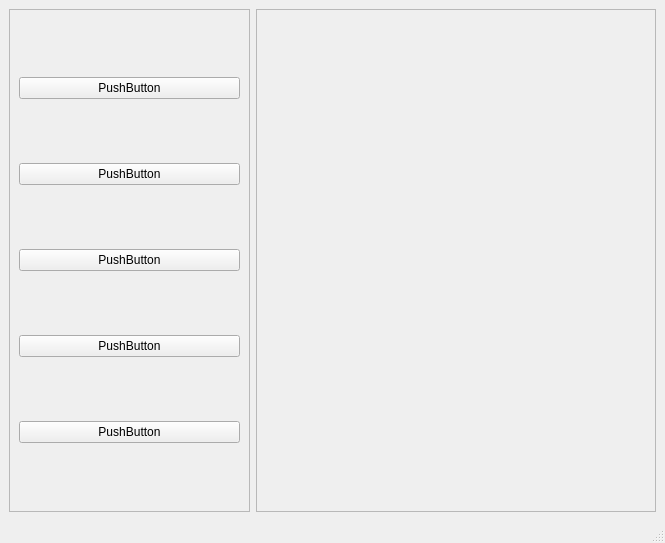
<?xml version="1.0" encoding="UTF-8"?>
<ui version="4.0">
 <class>MainWindow</class>
 <widget class="QMainWindow" name="MainWindow">
  <property name="geometry">
   <rect>
    <x>0</x>
    <y>0</y>
    <width>665</width>
    <height>543</height>
   </rect>
  </property>
  <property name="minimumSize">
   <size>
    <width>544</width>
    <height>473</height>
   </size>
  </property>
  <property name="windowTitle">
   <string>MainWindow</string>
  </property>
  <widget class="QWidget" name="centralwidget">
   <layout class="QHBoxLayout" name="horizontalLayout">
    <item>
     <widget class="QFrame" name="frame">
      <property name="minimumSize">
       <size>
        <width>241</width>
        <height>0</height>
       </size>
      </property>
      <property name="maximumSize">
       <size>
        <width>241</width>
        <height>16777215</height>
       </size>
      </property>
      <property name="frameShape">
       <enum>QFrame::Shape::StyledPanel</enum>
      </property>
      <property name="frameShadow">
       <enum>QFrame::Shadow::Raised</enum>
      </property>
      <layout class="QVBoxLayout" name="verticalLayout">
       <item>
        <widget class="QPushButton" name="pushButton">
         <property name="text">
          <string>PushButton</string>
         </property>
        </widget>
       </item>
       <item>
        <widget class="QPushButton" name="pushButton_2">
         <property name="text">
          <string>PushButton</string>
         </property>
        </widget>
       </item>
       <item>
        <widget class="QPushButton" name="pushButton_3">
         <property name="text">
          <string>PushButton</string>
         </property>
        </widget>
       </item>
       <item>
        <widget class="QPushButton" name="pushButton_4">
         <property name="text">
          <string>PushButton</string>
         </property>
        </widget>
       </item>
       <item>
        <widget class="QPushButton" name="pushButton_5">
         <property name="text">
          <string>PushButton</string>
         </property>
        </widget>
       </item>
      </layout>
     </widget>
    </item>
    <item>
     <widget class="QFrame" name="frame_2">
      <property name="frameShape">
       <enum>QFrame::Shape::StyledPanel</enum>
      </property>
      <property name="frameShadow">
       <enum>QFrame::Shadow::Raised</enum>
      </property>
      <layout class="QVBoxLayout" name="verticalLayout_2">
       <item>
        <layout class="QGridLayout" name="gridLayout"/>
       </item>
      </layout>
     </widget>
    </item>
   </layout>
  </widget>
  <widget class="QMenuBar" name="menubar">
   <property name="geometry">
    <rect>
     <x>0</x>
     <y>0</y>
     <width>665</width>
     <height>33</height>
    </rect>
   </property>
  </widget>
  <widget class="QStatusBar" name="statusbar"/>
 </widget>
 <resources/>
 <connections/>
</ui>
